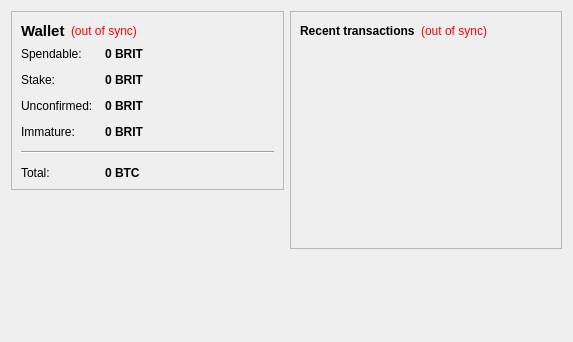
<?xml version="1.0" encoding="UTF-8"?>
<ui version="4.0">
 <class>OverviewPage</class>
 <widget class="QWidget" name="OverviewPage">
  <property name="geometry">
   <rect>
    <x>0</x>
    <y>0</y>
    <width>573</width>
    <height>342</height>
   </rect>
  </property>
  <property name="windowTitle">
   <string>Form</string>
  </property>
  <layout class="QHBoxLayout" name="horizontalLayout" stretch="1,1">
   <item>
    <layout class="QVBoxLayout" name="verticalLayout_2">
     <item>
      <widget class="QFrame" name="frame">
       <property name="frameShape">
        <enum>QFrame::StyledPanel</enum>
       </property>
       <property name="frameShadow">
        <enum>QFrame::Raised</enum>
       </property>
       <layout class="QVBoxLayout" name="verticalLayout_4">
        <item>
         <layout class="QHBoxLayout" name="horizontalLayout_4">
          <item>
           <widget class="QLabel" name="label_5">
            <property name="font">
             <font>
              <pointsize>11</pointsize>
              <weight>75</weight>
              <bold>true</bold>
             </font>
            </property>
            <property name="text">
             <string>Wallet</string>
            </property>
           </widget>
          </item>
          <item>
           <widget class="QLabel" name="labelWalletStatus">
            <property name="toolTip">
             <string>The displayed information may be out of date. Your wallet automatically synchronizes with the BritCoin network after a connection is established, but this process has not completed yet.</string>
            </property>
            <property name="styleSheet">
             <string notr="true">QLabel { color: red; }</string>
            </property>
            <property name="text">
             <string notr="true">(out of sync)</string>
            </property>
            <property name="alignment">
             <set>Qt::AlignLeading|Qt::AlignLeft|Qt::AlignVCenter</set>
            </property>
           </widget>
          </item>
          <item>
           <spacer name="horizontalSpacer_2">
            <property name="orientation">
             <enum>Qt::Horizontal</enum>
            </property>
            <property name="sizeHint" stdset="0">
             <size>
              <width>40</width>
              <height>20</height>
             </size>
            </property>
           </spacer>
          </item>
         </layout>
        </item>
        <item>
         <layout class="QFormLayout" name="formLayout_2">
          <property name="fieldGrowthPolicy">
           <enum>QFormLayout::AllNonFixedFieldsGrow</enum>
          </property>
          <property name="horizontalSpacing">
           <number>12</number>
          </property>
          <property name="verticalSpacing">
           <number>12</number>
          </property>
          <item row="0" column="0">
           <widget class="QLabel" name="label">
            <property name="text">
             <string>Spendable:</string>
            </property>
           </widget>
          </item>
          <item row="0" column="1">
           <widget class="QLabel" name="labelBalance">
            <property name="font">
             <font>
              <weight>75</weight>
              <bold>true</bold>
             </font>
            </property>
            <property name="cursor">
             <cursorShape>IBeamCursor</cursorShape>
            </property>
            <property name="toolTip">
             <string>Your current spendable balance</string>
            </property>
            <property name="text">
             <string notr="true">0 BRIT</string>
            </property>
            <property name="textInteractionFlags">
             <set>Qt::LinksAccessibleByMouse|Qt::TextSelectableByKeyboard|Qt::TextSelectableByMouse</set>
            </property>
           </widget>
          </item>
          <item row="1" column="0">
           <widget class="QLabel" name="label_6">
            <property name="text">
             <string>Stake:</string>
            </property>
           </widget>
          </item>
          <item row="1" column="1">
           <widget class="QLabel" name="labelStake">
            <property name="font">
             <font>
              <weight>75</weight>
              <bold>true</bold>
             </font>
            </property>
            <property name="cursor">
             <cursorShape>IBeamCursor</cursorShape>
            </property>
            <property name="toolTip">
             <string>Total of coins that was staked, and do not yet count toward the current balance</string>
            </property>
            <property name="text">
             <string notr="true">0 BRIT</string>
            </property>
            <property name="textInteractionFlags">
             <set>Qt::LinksAccessibleByMouse|Qt::TextSelectableByKeyboard|Qt::TextSelectableByMouse</set>
            </property>
           </widget>
          </item>
          <item row="2" column="0">
           <widget class="QLabel" name="label_3">
            <property name="text">
             <string>Unconfirmed:</string>
            </property>
           </widget>
          </item>
          <item row="2" column="1">
           <widget class="QLabel" name="labelUnconfirmed">
            <property name="font">
             <font>
              <weight>75</weight>
              <bold>true</bold>
             </font>
            </property>
            <property name="cursor">
             <cursorShape>IBeamCursor</cursorShape>
            </property>
            <property name="toolTip">
             <string>Total of transactions that have yet to be confirmed, and do not yet count toward the current balance</string>
            </property>
            <property name="text">
             <string notr="true">0 BRIT</string>
            </property>
            <property name="textInteractionFlags">
             <set>Qt::LinksAccessibleByMouse|Qt::TextSelectableByKeyboard|Qt::TextSelectableByMouse</set>
            </property>
           </widget>
          </item>
          <item row="3" column="0">
           <widget class="QLabel" name="labelImmatureText">
            <property name="text">
             <string>Immature:</string>
            </property>
           </widget>
          </item>
          <item row="3" column="1">
           <widget class="QLabel" name="labelImmature">
            <property name="font">
             <font>
              <weight>75</weight>
              <bold>true</bold>
             </font>
            </property>
            <property name="toolTip">
             <string>Mined balance that has not yet matured</string>
            </property>
            <property name="text">
             <string notr="true">0 BRIT</string>
            </property>
            <property name="textInteractionFlags">
             <set>Qt::LinksAccessibleByMouse|Qt::TextSelectableByKeyboard|Qt::TextSelectableByMouse</set>
            </property>
           </widget>
          </item>
          <item row="4" column="0" colspan="2">
           <widget class="Line" name="line">
            <property name="orientation">
             <enum>Qt::Horizontal</enum>
            </property>
           </widget>
          </item>
          <item row="5" column="0">
           <widget class="QLabel" name="labelTotalText">
            <property name="text">
             <string>Total:</string>
            </property>
           </widget>
          </item>
          <item row="5" column="1">
           <widget class="QLabel" name="labelTotal">
            <property name="font">
             <font>
              <weight>75</weight>
              <bold>true</bold>
             </font>
            </property>
            <property name="cursor">
             <cursorShape>IBeamCursor</cursorShape>
            </property>
            <property name="toolTip">
             <string>Your current total balance</string>
            </property>
            <property name="text">
             <string notr="true">0 BTC</string>
            </property>
            <property name="textInteractionFlags">
             <set>Qt::LinksAccessibleByMouse|Qt::TextSelectableByKeyboard|Qt::TextSelectableByMouse</set>
            </property>
           </widget>
          </item>
         </layout>
        </item>
       </layout>
      </widget>
     </item>
     <item>
      <spacer name="verticalSpacer_3">
       <property name="orientation">
        <enum>Qt::Vertical</enum>
       </property>
       <property name="sizeHint" stdset="0">
        <size>
         <width>20</width>
         <height>40</height>
        </size>
       </property>
      </spacer>
     </item>
     <item>
      <widget class="QLabel" name="label_2">
       <property name="text">
        <string/>
       </property>
       <property name="pixmap">
        <pixmap resource="../bitcoin.qrc">:/images/backg</pixmap>
       </property>
       <property name="scaledContents">
        <bool>false</bool>
       </property>
       <property name="alignment">
        <set>Qt::AlignCenter</set>
       </property>
      </widget>
     </item>
     <item>
      <spacer name="verticalSpacer">
       <property name="orientation">
        <enum>Qt::Vertical</enum>
       </property>
       <property name="sizeHint" stdset="0">
        <size>
         <width>20</width>
         <height>40</height>
        </size>
       </property>
      </spacer>
     </item>
    </layout>
   </item>
   <item>
    <layout class="QVBoxLayout" name="verticalLayout_3">
     <item>
      <widget class="QFrame" name="frame_2">
       <property name="frameShape">
        <enum>QFrame::StyledPanel</enum>
       </property>
       <property name="frameShadow">
        <enum>QFrame::Raised</enum>
       </property>
       <layout class="QVBoxLayout" name="verticalLayout">
        <item>
         <layout class="QHBoxLayout" name="horizontalLayout_2">
          <item>
           <widget class="QLabel" name="label_4">
            <property name="text">
             <string>&lt;b&gt;Recent transactions&lt;/b&gt;</string>
            </property>
           </widget>
          </item>
          <item>
           <widget class="QLabel" name="labelTransactionsStatus">
            <property name="toolTip">
             <string>The displayed information may be out of date. Your wallet automatically synchronizes with the BritCoin network after a connection is established, but this process has not completed yet.</string>
            </property>
            <property name="styleSheet">
             <string notr="true">QLabel { color: red; }</string>
            </property>
            <property name="text">
             <string notr="true">(out of sync)</string>
            </property>
            <property name="alignment">
             <set>Qt::AlignRight|Qt::AlignTrailing|Qt::AlignVCenter</set>
            </property>
           </widget>
          </item>
          <item>
           <spacer name="horizontalSpacer">
            <property name="orientation">
             <enum>Qt::Horizontal</enum>
            </property>
            <property name="sizeHint" stdset="0">
             <size>
              <width>40</width>
              <height>20</height>
             </size>
            </property>
           </spacer>
          </item>
         </layout>
        </item>
        <item>
         <widget class="QListView" name="listTransactions">
          <property name="styleSheet">
           <string notr="true">QListView { background: transparent; }</string>
          </property>
          <property name="frameShape">
           <enum>QFrame::NoFrame</enum>
          </property>
          <property name="verticalScrollBarPolicy">
           <enum>Qt::ScrollBarAlwaysOff</enum>
          </property>
          <property name="horizontalScrollBarPolicy">
           <enum>Qt::ScrollBarAlwaysOff</enum>
          </property>
          <property name="selectionMode">
           <enum>QAbstractItemView::NoSelection</enum>
          </property>
         </widget>
        </item>
       </layout>
      </widget>
     </item>
     <item>
      <spacer name="verticalSpacer_2">
       <property name="orientation">
        <enum>Qt::Vertical</enum>
       </property>
       <property name="sizeHint" stdset="0">
        <size>
         <width>20</width>
         <height>40</height>
        </size>
       </property>
      </spacer>
     </item>
    </layout>
   </item>
  </layout>
 </widget>
 <resources>
  <include location="../bitcoin.qrc"/>
 </resources>
 <connections/>
</ui>
